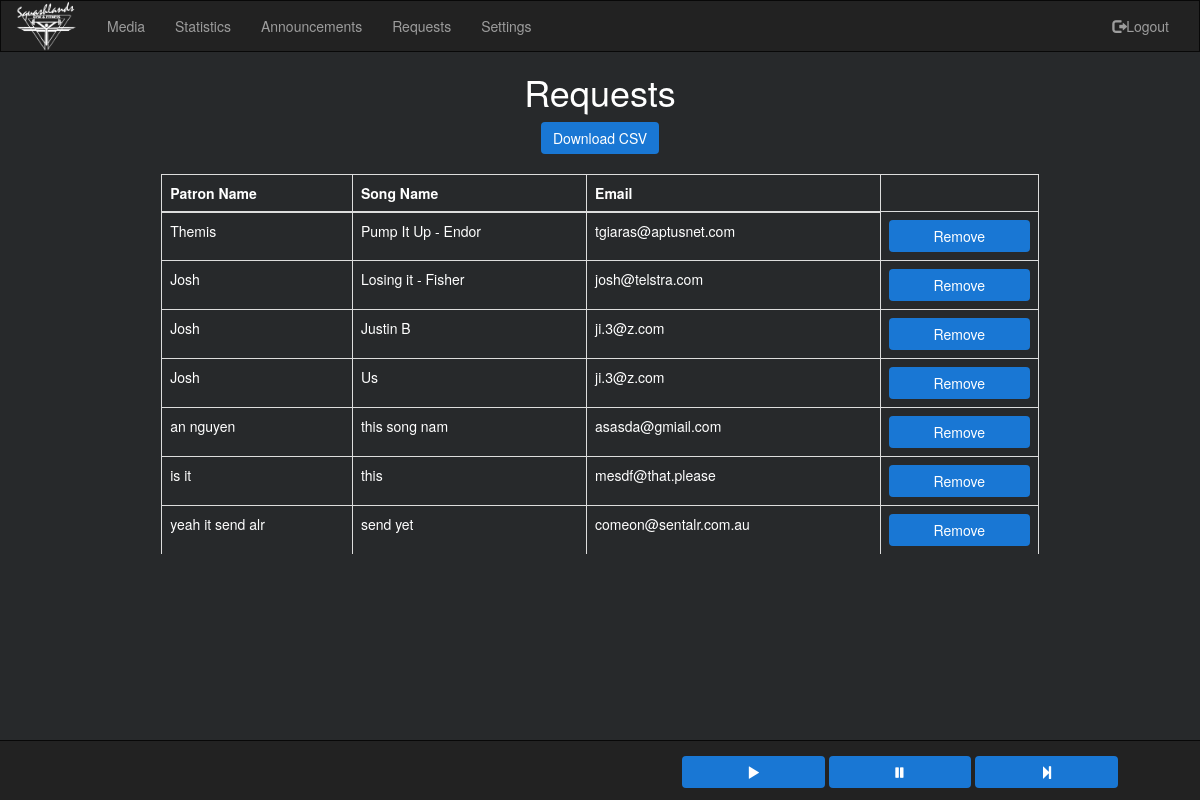
The page /SongRequests on the database as committed earlier.
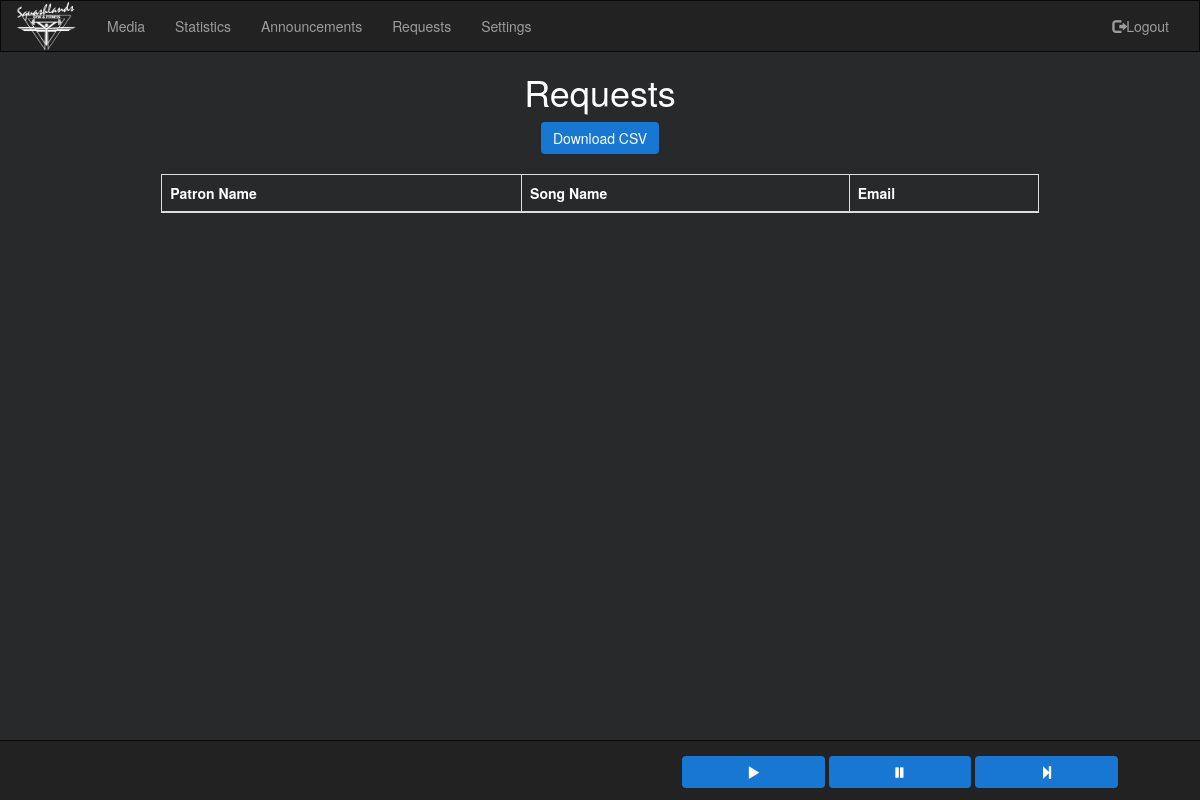
The same page on the database as committed later.
### tables this page shows
CREATE TABLE `requests` (`id` INTEGER PRIMARY KEY AUTOINCREMENT, `Patron_name` VARCHAR(255) NOT NULL UNIQUE, `Song_Name` VARCHAR(255) NOT NULL, `Email` VARCHAR(255) NOT NULL, `createdAt` DATETIME NOT NULL, `updatedAt` DATETIME NOT NULL);

### Squashies Jukebox Server/server.py (the view)
@app.route('/SongRequests')
def songRequests():
    with sql.connect("database.db") as con:
            cur = con.cursor()
            cur.execute("SELECT * FROM requests")
            requests = cur.fetchall()
    with open('CSV/requests.csv', mode='wt', newline='') as requestCSV:
        request_writer = csv.writer(requestCSV, delimiter=',', quotechar='"', quoting=csv.QUOTE_MINIMAL)
        request_writer.writerow(['Patron Name ', 'Song Name', 'Email'])
        for result in requests:
            request_writer.writerow([result[0], result[1], result[2]])
    return render_template('requests.html', requests = requests)

### Squashies Jukebox Server/templates/requests.html (shortened to what this page needs)
<!DOCTYPE html>
<html lang="en">
<head>
  <link rel="stylesheet" href="https://maxcdn.bootstrapcdn.com/bootstrap/3.4.1/css/bootstrap.min.css">
</head>
<body>
<nav class="navbar navbar-inverse">
  <div class="container-fluid">
    <div class="navbar-header">
      <a class="navbar-brand" href="/Media"><img src="{{ url_for('static', filename='Logo.png') }}"></a>
    </div>
    <div class="collapse navbar-collapse" id="myNavbar">
      <ul class="nav navbar-nav navbar-left">
        <li><a href="/Media">Media</a></li>
        <li><a href="/Statistics">Statistics</a></li>
        <li><a href="/Announcements">Announcements</a></li>
        <li><a href="/SongRequests">Requests</a></li>
        <li><a href="/Settings">Settings</a></li>
      </ul>
      <ul class="nav navbar-nav navbar-right">
        <li><p class="navbar-text">{{session['username']}}</p></li>
        <li><a href="/logout"><span class="glyphicon glyphicon-log-out"></span>Logout</a></li>
      </ul>
    </div>
  </div>
</nav>
<div class="container-fluid text-center">
    <div class="col-sm text-center">
      <h1>Requests</h1>
      <button class="btn btn-info" onclick="location.href='/DownloadCSVRequests'">Download CSV</button>
      <br><br>
        <div class="table-wrapper-scroll-y my-custom-scrollbar" style="height: 380px;">
        <table class="table table-bordered" style="text-align: left; overflow-y:auto; width: 75%" align="center">
          <thead>
            <tr>
              <th>Patron Name</th>
              <th>Song Name</th>
              <th>Email</th>
            </tr>
          </thead>
          {% for request in requests %}
            <tr>
              <td>{{request[0]}}</td>
              <td>{{request[1]}}</td>
              <td>{{request[2]}}</td>
              <td><button type="button" class="btn btn-info"  style="width: 100%; margin: auto;" onclick="location.href='/Requests/{{request[0]}}|{{request[1]}}|{{request[2]}}'">Remove</button></td>
            </tr>
          {% endfor %}
        </table>
      </div>
    </div>
</div>
<footer class="container-fixed text-center navbar-fixed-bottom" style=" height: 60px">
  <div class="row content">
    <div class="col-sm-6 text-center">
    </div>
    <div class="col-sm-6 text-center">
      <button type="button" class="btn btn-info" id="play">
        <span class="glyphicon glyphicon-play"></span>
      </button>
      <button type="button" class="btn btn-info"  id="pause">
        <span class="glyphicon glyphicon-pause"></span>
      </button>
      <button type="button" class="btn btn-info"  id="next"">
        <span class="glyphicon glyphicon-step-forward"></span>
      </button>
    </div>
  </div>
</body>
</html>

### Squashies Jukebox Server/templates/requests.html (style rules this page uses)
.navbar { margin-bottom: 0; border-radius: 0; }
.navbar .navbar-brand img { height: 50px; }
.navbar .navbar-brand { padding-top: 0px; }
.row.content { height: 60px }
.btn { background: #1977d4; border: none; }
footer { background-color: #222; border: 5px solid #080808; color: white; padding: 15px; }
body { background: #27292b; }
div { color: white; }
.my-custom-scrollbar { position: relative; height: 200px; overflow: auto; }
.table-wrapper-scroll-y { display: block; }
.table-wrapper-scroll-y { margin-bottom: 60px; }
footer button { width: 25%; }

Rows that differ between the two databases and show on the page:
removed requests: patronName "Themis", songName "Pump It Up - Endor", email "tgiaras@aptusnet.com"
removed requests: patronName "Josh", songName "Losing it - Fisher", email "josh@telstra.com"
removed requests: patronName "Josh", songName "Justin B", email "ji.3@z.com"
removed requests: patronName "Josh", songName "Us", email "ji.3@z.com"
removed requests: patronName "an nguyen", songName "this song nam", email "asasda@gmiail.com"
removed requests: patronName "is it", songName "this", email "mesdf@that.please"
removed requests: patronName "yeah it send alr", songName "send yet", email "comeon@sentalr.com.au"
